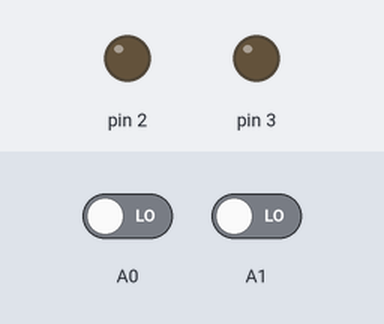
The sketch below on a simulated Arduino Uno, built with avr-gcc and run on an emulated ATmega328P. Parts: output pins drawn as LEDs (lit = HIGH). The inputs (shaded band) are chosen by the test bench; at power-on: A0 LOW, A1 LOW.

Above: at 1.2 s.
1.3 s: A0 driven HIGH
At 1.8 s:
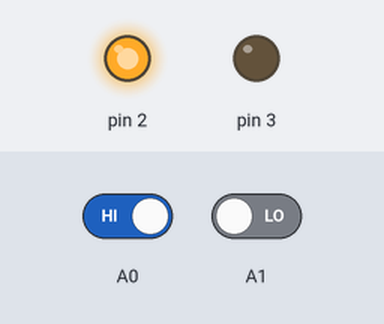
2.8 s: A1 driven HIGH
At 4.0 s:
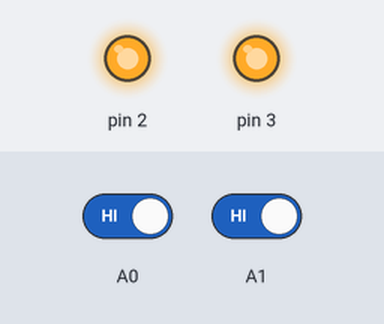
4.3 s: A0 driven LOW
At 5.2 s:
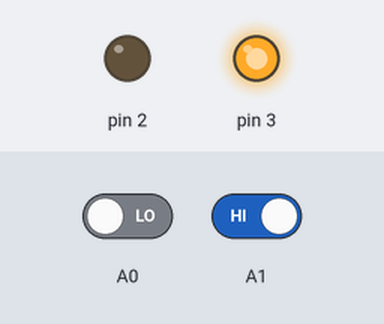
5.8 s: A1 driven LOW
At 6.4 s:
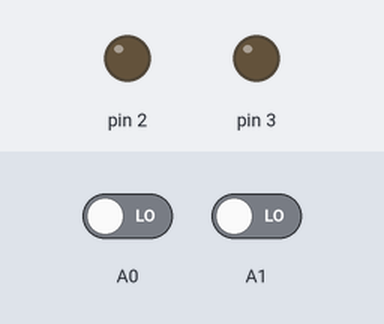
Timing chart, 0 to 8.3 s (numbered marks = the images above; inputs shaded):
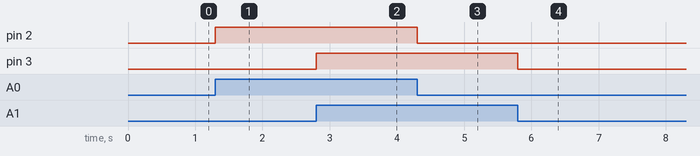

Measured:
- after the input at 1.3 s, pin 2: LOW → HIGH at once
- after the input at 2.8 s, pin 3: LOW → HIGH at once
- after the input at 4.3 s, pin 2: HIGH → LOW at once
- after the input at 5.8 s, pin 3: HIGH → LOW at once

The sketch:

Arduino-micro.ino
```cpp
#include <Arduino.h>

void setup() {
  pinMode(A0, INPUT);
  pinMode(A1, INPUT);

  pinMode(2, OUTPUT);
  pinMode(3, OUTPUT);
}

void loop() {
  if (digitalRead(A0) == HIGH)
    digitalWrite(2, HIGH);
  else
    digitalWrite(2, LOW);

  if (digitalRead(A1) == HIGH)
    digitalWrite(3, HIGH);
  else
    digitalWrite(3, LOW);
}
```
